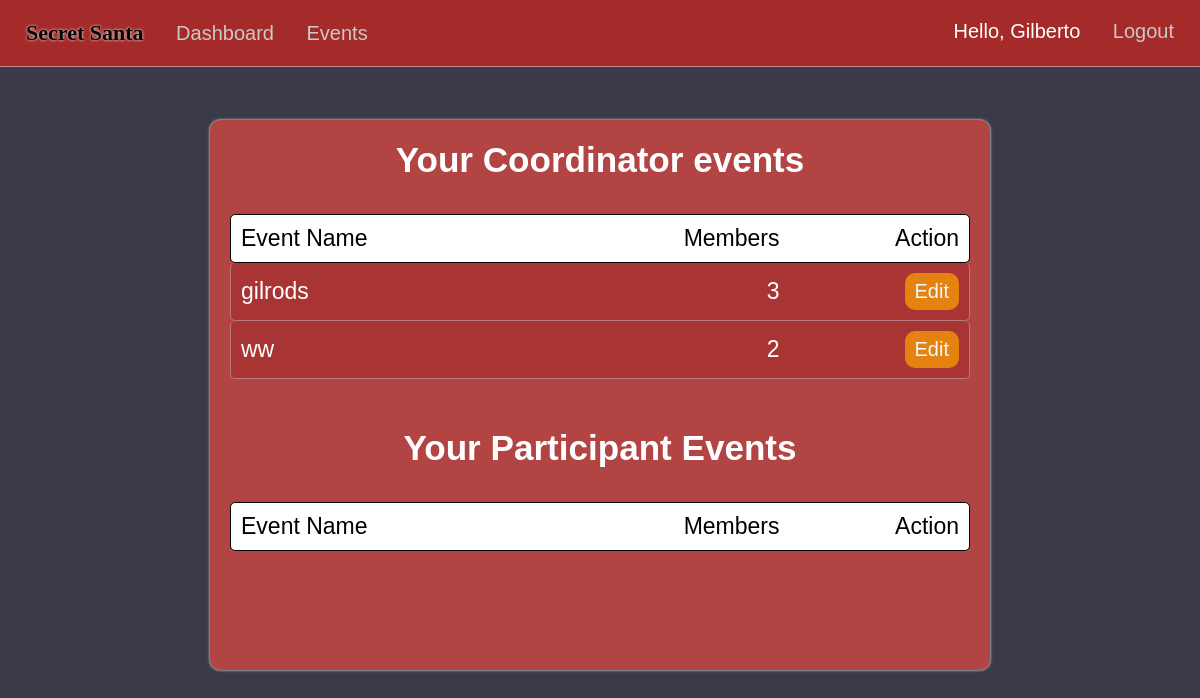
The page /dashboard (signed in) on the database its author committed.
### market/models.py (models this page shows, shortened)
class User(db.Model, UserMixin):
    id = db.Column(db.Integer(), primary_key=True)
    username = db.Column(db.String(length=30), nullable=False, unique=True)
    first_name = db.Column(db.String(length=50), nullable=False)
    last_name = db.Column(db.String(length=50), nullable=False)
    email_address = db.Column(db.String(length=50), nullable=False, unique=True)
    password_hash = db.Column(db.String(length=60), nullable=False)
    items = db.relationship('Item', backref='owned_user', lazy=True)
    events = db.relationship('Event', backref='coordinator', lazy=True)
    events_attending = db.relationship('EventMembers', backref='attendees', lazy=True, overlaps="event_members")
    @property
    def password(self):
        return self.password_hash

class EventMembers(db.Model):
    id = db.Column(db.Integer(), primary_key=True)
    event_id = db.Column(db.Integer(), db.ForeignKey('event.event_id'), nullable=False)
    user_id = db.Column(db.Integer(), db.ForeignKey('user.id'), nullable=False)
    status = db.Column(db.String(length=20))
    user = db.relationship('User', backref='event_members', overlaps="attendees")

class Event(db.Model):
    event_id = db.Column(db.Integer(), primary_key=True)
    coordinator_id = db.Column(db.Integer(), db.ForeignKey('user.id'), nullable=False)
    event_name = db.Column(db.String(length=75), nullable=False, unique=True)
    event_date = db.Column(db.Date())
    event_status = db.Column(db.String(length=20))
    attendees = db.relationship('EventMembers', backref='attended_events', lazy=True)
    fields = db.relationship('EventFields', backref='event_for_field', lazy=True)

### market/routes.py (the view)
@app.route("/dashboard")
@login_required
def dashboard_page():
    user_events=EventMembers.query.filter_by(user_id=current_user.id,status='member').all()
    return render_template('dashboard.html',user_events=user_events)

### market/models.py (called while the page is built)
@login_manager.user_loader
def load_user(user_id):
    return User.query.get(int(user_id))

### market/templates/dashboard.html (shortened to what this page needs)
{% extends 'base.html' %}
{% block style %}
<link rel= "stylesheet" type= "text/css" href= "{{ url_for('static',filename='styles/dashboard.css') }}">
{% endblock %}
{% block content %}
<center>
{% if user_events %}
  <div class="content-container">
  <div class="event-filled">
    <h3>Your Coordinator events</h3><br/>
    <div class="info-titles">
      <div class="event-info-interior">
        <p>Event Name</p>
        <p>Members</p>
      </div>
      <p>Action</p>
    </div>
  {% for event in user_events %}
    {% if event.attended_events.coordinator_id == current_user.id %}
      <div class="event-info">
        <div class="event-info-interior">
        <p>{{ event.attended_events.event_name }}</p>
        {% set count = [] %}
        {% for person in event.attended_events.attendees%}
          {% if person.status == 'member'%}
            {% set _ = count.append(person) %}
          {% endif %}
        {% endfor %}
        <p>{{count|length}}</p>
        </div>
        <a href="{{ url_for('event_info', event_id=event.event_id) }}"><button class="edit-btn">Edit</button></a>
      </div>
    {% endif %}
  {% endfor %}
  <br/>
  <h3 class="dash-title">Your Participant Events</h3><br/>
  <div class="info-titles">
    <div class="event-info-interior">
      <p>Event Name</p>
      <p>Members</p>
    </div>
    <p>Action</p>
  </div>
  </div>
  </div>
  {% endif%}
</center>
{% endblock %}

### market/templates/base.html (shortened to what this page needs)
<!DOCTYPE html>
<html lang="en">
<head>
  <link rel= "stylesheet" type= "text/css" href= "{{ url_for('static',filename='styles/main.css') }}">
  {% block style %}
  {% endblock %}
</head>
<body>
  <nav>
    <ul class="top-left-nav">
      <a href="{{ url_for('home_page') }}" ><li class="li-title">
        Secret Santa
      </li></a>
    {% if current_user.is_authenticated %}
      <li>
        <a href="{{ url_for('dashboard_page') }}" class="nav-item">Dashboard</a>
      </li>
      <li>
        <a href="{{ url_for('events_page') }}" class="nav-item">Events</a>
      </li>
    {% endif %}
    </ul>
    {% if current_user.is_authenticated %}
    <ul class="top-right-nav">
      <li>
        <p class="nav-name">Hello, {{ current_user.first_name.title() }} </p>
      </li>
      <li>
        <a class="nav-item" href="{{ url_for('logout_page') }}">Logout</a>
      </li>
    </ul>
    {% endif %}
  </nav>
  {% block content %}
  {% endblock %}
</body>
</html>

### market/static/styles/main.css (style rules this page uses)
* { margin: 0px; box-sizing: border-box; }
body { margin-top: 66px; font-family: Arial, Helvetica, sans-serif; background-color: rgb(58, 58, 73); color: white; padding: 0px 10px; padding-bottom: 80px; }
nav { display: flex; justify-content: space-between; background-color: brown; padding: 20px 20px; position: fixed; right: 0px; left: 0px; top:0px; z-index: 1000; color: black; font-family:'Gill Sans', 'Gill Sans MT', Calibri, 'Trebuchet MS', sans-serif; font-size: 20px; border-bottom: 1px solid rgba(209, 208, 208, 0.589); }
.li-title { font-weight: bolder; font-size: 22px; font-family: 'Grinched'; text-shadow: 0px 0px 3px white; }
.top-left-nav { list-style: none; padding: 0px; display: inline-block; }
.top-left-nav li,.top-right-nav li { display: inline-block; margin-right: 6px; margin-left: 6px; }
.top-right-nav { list-style: none; padding: 0px; display: inline-block; }
.nav-item { text-decoration: none; color: rgb(202, 201, 201); margin-left: 15px; }
.nav-name { text-decoration: none; color: rgb(255, 255, 255); }
a { text-decoration: none; color: Black; }

### market/static/styles/dashboard.css (style rules this page uses)
.event-filled { margin-left: 20px; margin-right: 20px; padding-bottom: 30px; margin-top: 120px; min-height: 550px; max-width: 780px; background-color: rgb(179, 68, 68); border-radius: 10px; box-shadow: 0px 0px 3px white; font-size: 30px; padding-top: 20px; font-family: 'Grinched', 'Gill Sans', 'Gill Sans MT', Calibri, 'Trebuchet MS', sans-serif; }
.info-titles { color: black; display: flex; justify-content: space-between; padding: 10px; margin-left: 20px; margin-right: 20px; background-color: rgb(255, 255, 255); border-bottom: 1px solid rgba(201, 201, 201, 0.475); border-radius: 5px; align-items:center; font-size: 23px; border: 1px solid rgb(0, 0, 0); }
.event-info { display: flex; justify-content: space-between; padding: 10px; margin-left: 20px; margin-right: 20px; background-color: rgba(165, 44, 44, 0.664); border-bottom: 1px solid rgba(201, 201, 201, 0.475); border-radius: 5px; align-items:center; font-size: 23px; border-right: 1px solid rgba(201, 201, 201, 0.475); border-left: 1px solid rgba(201, 201, 201, 0.475); font-family: 'Gill Sans', 'Gill Sans MT', Calibri, 'Trebuchet MS', sans-serif; }
.event-info-interior { display: flex; width: 75%; font-size: 23px; justify-content: space-between; }
.dash-title { margin-top: 15px; }
.edit-btn { cursor: pointer; background-color: rgb(230, 130, 15); border: none; color: aliceblue; padding: 7px 10px; border-radius: 10px; font-size: 20px; font-family: 'Gill Sans', 'Gill Sans MT', Calibri, 'Trebuchet MS', sans-serif; }

### rows shown on the page
User: first_name "Gilberto"
EventMembers: attended_events.event_name "gilrods", count "3"
EventMembers: attended_events.event_name "ww", count "2"
